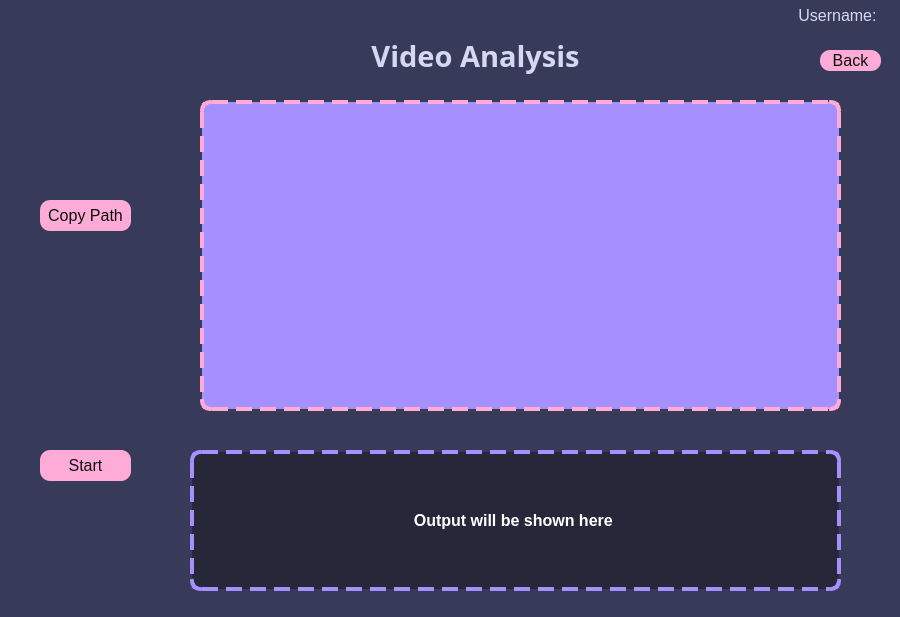
<?xml version="1.0" encoding="UTF-8"?>
<ui version="4.0">
 <class>Welcome</class>
 <widget class="QMainWindow" name="Welcome">
  <property name="geometry">
   <rect>
    <x>0</x>
    <y>0</y>
    <width>900</width>
    <height>617</height>
   </rect>
  </property>
  <property name="windowTitle">
   <string>MainWindow</string>
  </property>
  <widget class="QWidget" name="centralwidget">
   <widget class="QFrame" name="frame">
    <property name="geometry">
     <rect>
      <x>-10</x>
      <y>-10</y>
      <width>921</width>
      <height>631</height>
     </rect>
    </property>
    <property name="maximumSize">
     <size>
      <width>16777215</width>
      <height>16777215</height>
     </size>
    </property>
    <property name="styleSheet">
     <string notr="true">QFrame{
background-color: rgb(56, 58, 89);
color: rgb(59, 61, 157);
border-radius:10px;
}</string>
    </property>
    <property name="frameShape">
     <enum>QFrame::StyledPanel</enum>
    </property>
    <property name="frameShadow">
     <enum>QFrame::Raised</enum>
    </property>
    <widget class="QLabel" name="label_logo">
     <property name="geometry">
      <rect>
       <x>20</x>
       <y>20</y>
       <width>151</width>
       <height>141</height>
      </rect>
     </property>
     <property name="styleSheet">
      <string notr="true">border-radius:30px;</string>
     </property>
     <property name="frameShape">
      <enum>QFrame::StyledPanel</enum>
     </property>
     <property name="frameShadow">
      <enum>QFrame::Plain</enum>
     </property>
     <property name="text">
      <string/>
     </property>
     <property name="pixmap">
      <pixmap>../../../../../../../../OneDrive/Pictures/robo.gif</pixmap>
     </property>
     <property name="scaledContents">
      <bool>false</bool>
     </property>
     <property name="alignment">
      <set>Qt::AlignCenter</set>
     </property>
    </widget>
    <widget class="QLabel" name="title">
     <property name="geometry">
      <rect>
       <x>270</x>
       <y>40</y>
       <width>431</width>
       <height>51</height>
      </rect>
     </property>
     <property name="font">
      <font>
       <family>Segoe UI Semibold</family>
       <pointsize>22</pointsize>
       <weight>75</weight>
       <bold>true</bold>
      </font>
     </property>
     <property name="styleSheet">
      <string notr="true">
background:transparent;
color: rgb(213, 217, 240);</string>
     </property>
     <property name="text">
      <string>Video Analysis</string>
     </property>
     <property name="scaledContents">
      <bool>true</bool>
     </property>
     <property name="alignment">
      <set>Qt::AlignCenter</set>
     </property>
     <property name="wordWrap">
      <bool>true</bool>
     </property>
    </widget>
    <widget class="QLabel" name="label_drag">
     <property name="geometry">
      <rect>
       <x>410</x>
       <y>220</y>
       <width>181</width>
       <height>91</height>
      </rect>
     </property>
     <property name="font">
      <font>
       <family>Segoe UI</family>
       <pointsize>14</pointsize>
       <weight>75</weight>
       <bold>true</bold>
      </font>
     </property>
     <property name="styleSheet">
      <string notr="true">background: transparent;
color: rgb(56, 58, 89)</string>
     </property>
     <property name="text">
      <string/>
     </property>
     <property name="alignment">
      <set>Qt::AlignCenter</set>
     </property>
     <property name="wordWrap">
      <bool>true</bool>
     </property>
    </widget>
    <widget class="QListWidget" name="listWidget">
     <property name="geometry">
      <rect>
       <x>210</x>
       <y>110</y>
       <width>641</width>
       <height>311</height>
      </rect>
     </property>
     <property name="font">
      <font>
       <pointsize>12</pointsize>
       <weight>75</weight>
       <bold>true</bold>
      </font>
     </property>
     <property name="acceptDrops">
      <bool>true</bool>
     </property>
     <property name="styleSheet">
      <string notr="true">background-color: rgb(166, 144, 255);
color: rgb(71, 63, 159);
border-radius:10px;
border: 4px dashed ;
border-color:rgb(255, 171, 215);</string>
     </property>
    </widget>
    <widget class="QPushButton" name="copy_path">
     <property name="geometry">
      <rect>
       <x>50</x>
       <y>210</y>
       <width>91</width>
       <height>31</height>
      </rect>
     </property>
     <property name="font">
      <font>
       <family>Segoe UI</family>
       <pointsize>12</pointsize>
       <weight>11</weight>
       <italic>false</italic>
       <bold>false</bold>
      </font>
     </property>
     <property name="cursor">
      <cursorShape>PointingHandCursor</cursorShape>
     </property>
     <property name="mouseTracking">
      <bool>true</bool>
     </property>
     <property name="styleSheet">
      <string notr="true">QPushButton{
border-radius:10px;
	color: rgb(13, 13, 13);
	background-color: rgb(255, 171, 215);
	font: 90 12pt &quot;Segoe UI&quot;;
}

QPushButton:hover{
	color: rgb(62, 61, 106);
	background-color: rgb(166, 144, 255);
	font: 90 12pt &quot;Segoe UI&quot;;	
}</string>
     </property>
     <property name="text">
      <string>Copy Path</string>
     </property>
    </widget>
    <widget class="QLabel" name="PathCopiedMsg">
     <property name="geometry">
      <rect>
       <x>20</x>
       <y>290</y>
       <width>151</width>
       <height>101</height>
      </rect>
     </property>
     <property name="font">
      <font>
       <pointsize>12</pointsize>
       <weight>75</weight>
       <bold>true</bold>
      </font>
     </property>
     <property name="styleSheet">
      <string notr="true">color: rgb(166, 144, 255)</string>
     </property>
     <property name="text">
      <string/>
     </property>
     <property name="alignment">
      <set>Qt::AlignCenter</set>
     </property>
     <property name="wordWrap">
      <bool>true</bool>
     </property>
    </widget>
    <widget class="QPushButton" name="Start">
     <property name="geometry">
      <rect>
       <x>50</x>
       <y>460</y>
       <width>91</width>
       <height>31</height>
      </rect>
     </property>
     <property name="font">
      <font>
       <family>Segoe UI</family>
       <pointsize>12</pointsize>
       <weight>11</weight>
       <italic>false</italic>
       <bold>false</bold>
      </font>
     </property>
     <property name="cursor">
      <cursorShape>PointingHandCursor</cursorShape>
     </property>
     <property name="mouseTracking">
      <bool>true</bool>
     </property>
     <property name="styleSheet">
      <string notr="true">QPushButton{
border-radius:10px;
	color: rgb(13, 13, 13);
	background-color: rgb(255, 171, 215);
	font: 90 12pt &quot;Segoe UI&quot;;
}

QPushButton:hover{
	color: rgb(62, 61, 106);
	background-color: rgb(166, 144, 255);
	font: 90 12pt &quot;Segoe UI&quot;;	
}</string>
     </property>
     <property name="text">
      <string>Start</string>
     </property>
    </widget>
    <widget class="QLabel" name="output">
     <property name="geometry">
      <rect>
       <x>200</x>
       <y>460</y>
       <width>651</width>
       <height>141</height>
      </rect>
     </property>
     <property name="font">
      <font>
       <family>Segoe UI</family>
       <pointsize>12</pointsize>
       <weight>75</weight>
       <bold>true</bold>
      </font>
     </property>
     <property name="styleSheet">
      <string notr="true">background-color: rgba(13,13,13, 110);
color: rgb(255, 255, 255);
border-radius:10px;
border: 4px dashed ;
border-color:rgb(166, 144, 255);</string>
     </property>
     <property name="text">
      <string>Output will be shown here </string>
     </property>
     <property name="alignment">
      <set>Qt::AlignCenter</set>
     </property>
     <property name="wordWrap">
      <bool>true</bool>
     </property>
    </widget>
    <widget class="QLabel" name="username">
     <property name="geometry">
      <rect>
       <x>560</x>
       <y>10</y>
       <width>331</width>
       <height>31</height>
      </rect>
     </property>
     <property name="font">
      <font>
       <family>Segoe UI</family>
       <pointsize>12</pointsize>
       <weight>50</weight>
       <bold>false</bold>
      </font>
     </property>
     <property name="layoutDirection">
      <enum>Qt::LeftToRight</enum>
     </property>
     <property name="styleSheet">
      <string notr="true">
background:transparent;
color: rgb(213, 217, 240);</string>
     </property>
     <property name="text">
      <string>Username: </string>
     </property>
     <property name="alignment">
      <set>Qt::AlignRight|Qt::AlignTrailing|Qt::AlignVCenter</set>
     </property>
     <property name="wordWrap">
      <bool>true</bool>
     </property>
    </widget>
    <widget class="QPushButton" name="back">
     <property name="geometry">
      <rect>
       <x>830</x>
       <y>60</y>
       <width>61</width>
       <height>21</height>
      </rect>
     </property>
     <property name="font">
      <font>
       <family>Segoe UI</family>
       <pointsize>12</pointsize>
       <weight>11</weight>
       <italic>false</italic>
       <bold>false</bold>
      </font>
     </property>
     <property name="cursor">
      <cursorShape>PointingHandCursor</cursorShape>
     </property>
     <property name="mouseTracking">
      <bool>true</bool>
     </property>
     <property name="styleSheet">
      <string notr="true">QPushButton{
border-radius:10px;
	color: rgb(13, 13, 13);
	background-color: rgb(255, 171, 215);
	font: 90 12pt &quot;Segoe UI&quot;;
}

QPushButton:hover{
	color: rgb(62, 61, 106);
	background-color: rgb(166, 144, 255);
	font: 90 12pt &quot;Segoe UI&quot;;	
}</string>
     </property>
     <property name="text">
      <string>Back</string>
     </property>
    </widget>
    <zorder>listWidget</zorder>
    <zorder>title</zorder>
    <zorder>label_logo</zorder>
    <zorder>label_drag</zorder>
    <zorder>copy_path</zorder>
    <zorder>PathCopiedMsg</zorder>
    <zorder>Start</zorder>
    <zorder>output</zorder>
    <zorder>username</zorder>
    <zorder>back</zorder>
   </widget>
  </widget>
 </widget>
 <resources/>
 <connections/>
</ui>
